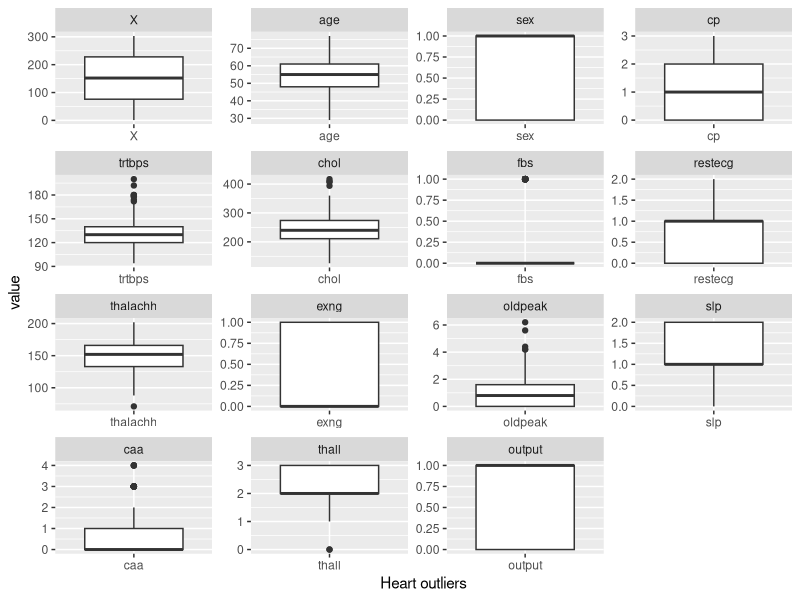
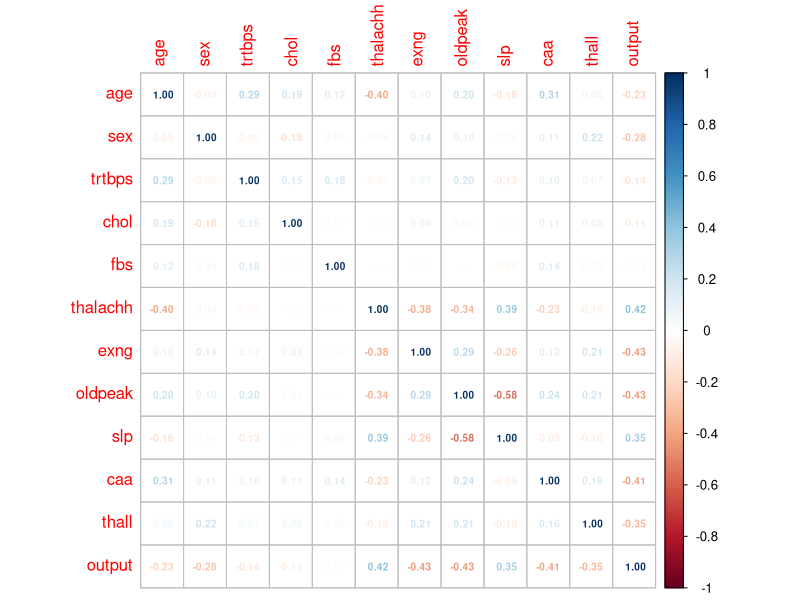

Reproduce these figures in R, in order.
## ---- chunk 1
knitr::opts_chunk$set(echo = TRUE)
## ---- chunk 2
if (!require('ggplot2')) install.packages('ggplot2'); library('ggplot2')
if (!require('dplyr')) install.packages('dplyr'); library('dplyr')
if (!require('tidyr')) install.packages('tidyr'); library('tidyr')
if (!require('reshape2')) install.packages('reshape2'); library('reshape2')
if (!require('corrplot')) install.packages('corrplot'); library('corrplot')
if(!require(gmodels)) install.packages('gmodels', repos='http://cran.us.r-project.org');library(gmodels)

## ---- chunk 3
heart <- read.csv("HeartAttackAnalysis.csv")
head(heart)
## ---- chunk 4
str(heart)
## ---- chunk 5
nrow(heart)
## ---- chunk 6
summary(heart)
## ---- chunk 7
print("Count of missing values")
sapply(heart, function(x) sum(is.na(x)))
## ---- chunk 8
blankValues <- heart == ""
colSums(blankValues)
## ---- chunk 9
sum(duplicated(heart))
## ---- chunk 10
heart <- unique(heart)
dim(heart)
## ---- chunk 11
meltData <- melt(heart)
plt <- ggplot(meltData, aes(factor(variable), value)) 
plt + geom_boxplot() + facet_wrap(~variable, scale="free") + labs(x = "Heart outliers", y = "value")
## ---- chunk 12
heart <- heart[heart$chol < 500, ]
## ---- chunk 13
heart$cp_cat <- cut(heart$cp, 4, labels=c('AnginaTipica', 'AnginaAtipica', 'SenseAngina', 'Asimptomatic'))
heart$restecg_cat <- cut(heart$restecg, 3, labels=c('Normal', 'WaveAbnormality', 'Hypertrophy'))
## ---- chunk 14
heart$sex_cat <- cut(heart$sex, 2, labels=c('F', 'M'))

## ---- chunk 15
library('caret')

set.seed(123)

trainIndex <- createDataPartition(heart$output, p = .8,
                                  list = FALSE,
                                  times = 1)


train <- heart[ trainIndex,]
test <- heart[-trainIndex,]

## ---- chunk 16
cat(paste("El set d'entrenament té ", toString(nrow(train)), "registres, i el de test ", toString(nrow(test)),". Per tant, el d'entrenament conté el ", toString(100 * nrow(train)/(nrow(train) + nrow(test))) , "% dels registres."))


cat(paste("\nEl set d'entrenament té ", toString(nrow(train[train$output == 1,])), "registres amb valor output = 1 i ", toString(nrow(train[train$output == 0,]))," amb output = 0. Per tant, el dataset d'entrenament conté un ", toString(100 * nrow(train[train$output == 1,])/(nrow(train[train$output == 1,]) + nrow(train[train$output == 0,]))) , "% de pacients que han patit un atac de cor."))


cat(paste("\nEl set de test té ", toString(nrow(test[test$output == 1,])), "registres amb valor output = 1 i ", toString(nrow(test[test$output == 0,]))," amb output = 0. Per tant, el dataset d'entrenament conté un ", toString(100 * nrow(test[test$output == 1,])/(nrow(test[test$output == 1,]) + nrow(test[test$output == 0,]))) , "% de pacients que han patit un atac de cor"))
## ---- chunk 17
ks.test(heart$output, pnorm, mean(heart$output), sd(heart$output))
shapiro.test(heart$output)
## ---- chunk 18
var.test( heart$output[heart$sex_cat=="F"], heart$output[heart$sex_cat=="M"] )
## ---- chunk 19
mat <- cor(heart[,c("age", "sex",  "trtbps","chol","fbs","thalachh","exng","oldpeak","slp","caa","thall", "output")])
#mat <- cor(heart[,c("age", "sex", "cp", "trtbps","chol","fbs","restecg","thalachh","exng","oldpeak","slp","caa","thall", "output")])
#corrplot(cor(heart[,c("age", "sex", "cp", "trtbps","chol","fbs","restecg","thalachh","exng","oldpeak","slp","caa","thall", "output")]), method = #'color', tl.col = 'black') 

#corrplot(cor(heart[,c("age", "sex", "cp", "trtbps","chol","fbs","restecg","thalachh","exng","oldpeak","slp","caa","thall", "output")]), method = #'color', tl.col = 'black', sig.level=0.05,  tl.cex=font_size, insig="p-value") 

#cor(heart[,c("age", "sex", "cp", "trtbps","chol","fbs","restecg","thalachh","exng","oldpeak","slp","caa","thall", "output")])
#mat
##corrplot(mat, method="color", p.mat = mat, insig="p-value",addshade="all")

corrplot(mat, method = 'number', number.digits = 2, addCoef.col = 15,number.cex = 0.6
) # colorful number


## ---- chunk 20
contrast_mitjanes <- t.test( heart$output[heart$sex_cat=="F"], heart$output[heart$sex_cat=="M"],alternative="two.sided", var.equal=TRUE)
contrast_mitjanes

## ---- chunk 21
model_glm_1 <- glm(output~age+sex_cat+cp_cat+trtbps+chol+fbs+restecg_cat+thalachh+exng+oldpeak+slp+caa+thall, data=train, family = binomial)
summary(model_glm_1)

## ---- chunk 22
exp(coef(model_glm_1))
## ---- chunk 23
model_glm_2 <- glm(output~sex_cat+cp_cat+caa+thall, data=train, family = binomial)
summary(model_glm_2)
## ---- chunk 24
# Carreguem a testX, les variables que utilitzem com a independents del set de test
testX <- test[c("age","sex_cat","cp_cat","trtbps","chol","fbs","restecg_cat","thalachh","exng","oldpeak","slp","caa","thall")]

# Carreguem a testy, la variable que utilitzem com a dependent del set de test
testY <- test[c("output")]


predicted_model<- predict( model_glm_2, test)

## ---- chunk 25

# Assigment el valor 1 si el valor predit és de 0.5 o superior. Altrament assignem el valor 0.
predicted_model[predicted_model >= 0.5] <- 1
predicted_model[predicted_model < 0.5] <- 0

## ---- chunk 26
# Mostrem la matriu de confusió
CrossTable(test$output, predicted_model,prop.chisq  = FALSE, prop.c = FALSE, prop.r =FALSE,dnn = c('Reality', 'Prediction'))
## ---- chunk 27
resultat_model = data.frame(output=test$output, output_calculat = predicted_model)


cat(paste("El model té una especificitat de ", toString(nrow(resultat_model[resultat_model$output==0 & resultat_model$output_calculat==0,])/
nrow(resultat_model[resultat_model$output==0,])) ))

## ---- chunk 28
cat(paste("El model té una sensibilitat de ", toString(nrow(resultat_model[resultat_model$output==1 & resultat_model$output_calculat==1,])/
nrow(resultat_model[resultat_model$output==1,])) ))
